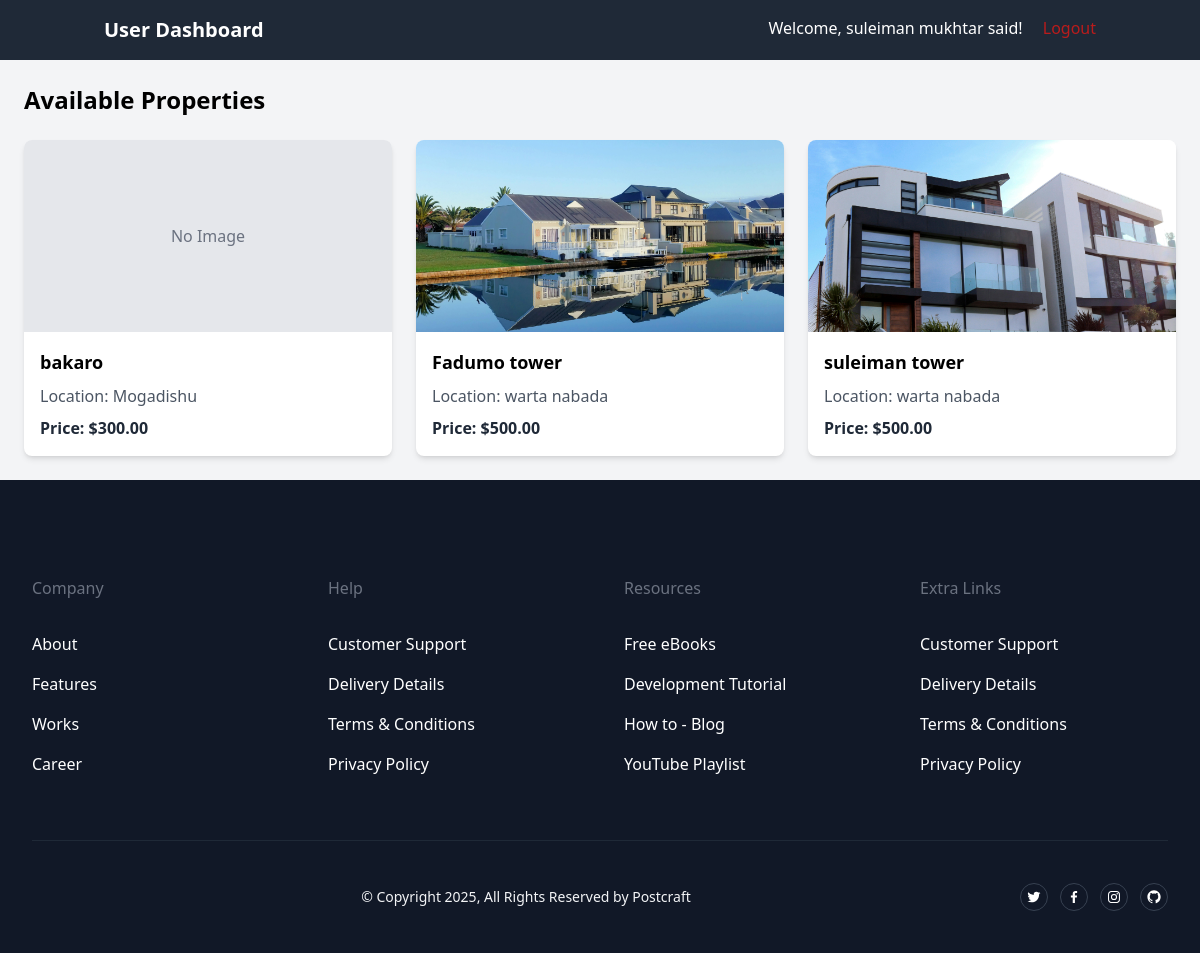
Page /users/index.php (signed in) on the committed database.
### tables this page shows
CREATE TABLE `properties` (
  `id` int(11) NOT NULL,
  `title` varchar(255) NOT NULL,
  `price` decimal(10,2) NOT NULL,
  `location` varchar(255) NOT NULL,
  `description` text NOT NULL,
  `image` varchar(255) DEFAULT NULL,
  `created_at` timestamp NOT NULL DEFAULT current_timestamp(),
  `type` enum('rent','sale') NOT NULL,
  `assigned_to` int(11) DEFAULT NULL
);

### Users/Index.php (the view, shortened to what this page needs)
<?php
include '../includes/db_connect.php';
$userName = isset($_SESSION['name']) ? htmlspecialchars($_SESSION['name']) : 'Guest';
$stmt = $pdo->query("SELECT * FROM properties WHERE assigned_to IS NULL");
$properties = $stmt->fetchAll();
?>
<!DOCTYPE html>
<html lang="en">
<head>
    <script src="https://cdn.tailwindcss.com"></script>
</head>
<body class="bg-gray-100 min-h-screen">
    <header class="bg-gray-800 text-white py-4">
        <div class="container mx-auto px-4 flex justify-between">
            <h1 class="text-xl font-bold">User Dashboard</h1>
            <div>
                Welcome, <?= $userName ?>!
                <a href="../auth/logout.php" class="text-red-700 hover:underline ml-4">Logout</a>
            </div>
        </div>
    </header>
    <main class="flex-1 p-6">
        <h2 class="text-2xl font-bold mb-6">Available Properties</h2>
        <div class="grid grid-cols-1 sm:grid-cols-2 lg:grid-cols-3 gap-6">
            <?php if (count($properties) > 0): ?>
                <?php foreach ($properties as $property): ?>
                    <div class="bg-white shadow-md rounded-lg overflow-hidden">
                        <?php if (!empty($property['image']) && file_exists("../uploads/" . $property['image'])): ?>
                            <a href="Property_Details.php?id=<?= $property['id'] ?>">
                                <img src="../uploads/<?= htmlspecialchars($property['image']) ?>" alt="Property Image" class="w-full h-48 object-cover">
                            </a>
                        <?php else: ?>
                            <div class="w-full h-48 bg-gray-200 flex items-center justify-center text-gray-500">
                                <a href="view_property.php?id=<?= $property['id'] ?>" class="text-gray-500">No Image</a>
                            </div>
                        <?php endif; ?>
                        <div class="p-4">
                            <h3 class="text-lg font-bold mb-2"><?= htmlspecialchars($property['title']) ?></h3>
                            <p class="text-gray-600 mb-2">Location: <?= htmlspecialchars($property['location']) ?></p>
                            <p class="text-gray-800 font-bold">Price: $<?= htmlspecialchars($property['price']) ?></p>
                        </div>
                    </div>
                <?php endforeach; ?>
            <?php else: ?>
                <p class="text-gray-600">No Available properties found.</p>
            <?php endif; ?>
        </div>
    </main>
    <footer>
        <section class="py-10 bg-gray-900 sm:pt-16 lg:pt-24">
            <div class="px-4 mx-auto sm:px-6 lg:px-8 max-w-7xl">
                <div class="grid grid-cols-2 gap-x-5 gap-y-12 md:grid-cols-4 md:gap-x-12">
                    <div>
                        <p class="text-base text-gray-500">Company</p>
                        <ul class="mt-8 space-y-4">
                            <li>
                                <a href="#" title="" class="text-base text-white transition-all duration-200 hover:text-opacity-80 focus:text-opacity-80"> About </a>
                            </li>
                            <li>
                                <a href="#houses" title="" class="text-base text-white transition-all duration-200 hover:text-opacity-80 focus:text-opacity-80"> Features </a>
                            </li>
                            <li>
                                <a href="#" title="" class="text-base text-white transition-all duration-200 hover:text-opacity-80 focus:text-opacity-80"> Works </a>
                            </li>
                            <li>
                                <a href="#" title="" class="text-base text-white transition-all duration-200 hover:text-opacity-80 focus:text-opacity-80"> Career </a>
                            </li>
                        </ul>
                    </div>
                    <div>
                        <p class="text-base text-gray-500">Help</p>
                        <ul class="mt-8 space-y-4">
                            <li>
                                <a href="#" title="" class="text-base text-white transition-all duration-200 hover:text-opacity-80 focus:text-opacity-80"> Customer Support </a>
                            </li>
                            <li>
                                <a href="#" title="" class="text-base text-white transition-all duration-200 hover:text-opacity-80 focus:text-opacity-80"> Delivery Details </a>
                            </li>
                            <li>
                                <a href="#" title="" class="text-base text-white transition-all duration-200 hover:text-opacity-80 focus:text-opacity-80"> Terms & Conditions </a>
                            </li>
                            <li>
                                <a href="#" title="" class="text-base text-white transition-all duration-200 hover:text-opacity-80 focus:text-opacity-80"> Privacy Policy </a>
                            </li>
                        </ul>
                    </div>
                    <div>
                        <p class="text-base text-gray-500">Resources</p>
                        <ul class="mt-8 space-y-4">
                            <li>
                                <a href="#" title="" class="text-base text-white transition-all duration-200 hover:text-opacity-80 focus:text-opacity-80"> Free eBooks </a>
                            </li>
                            <li>
                                <a href="#" title="" class="text-base text-white transition-all duration-200 hover:text-opacity-80 focus:text-opacity-80"> Development Tutorial </a>
                            </li>
                            <li>
                                <a href="#" title="" class="text-base text-white transition-all duration-200 hover:text-opacity-80 focus:text-opacity-80"> How to - Blog </a>
                            </li>
                            <li>
                                <a href="#" title="" class="text-base text-white transition-all duration-200 hover:text-opacity-80 focus:text-opacity-80"> YouTube Playlist </a>
                            </li>
                        </ul>
                    </div>
                    <div>
                        <p class="text-base text-gray-500">Extra Links</p>
                        <ul class="mt-8 space-y-4">
                            <li>
                                <a href="#" title="" class="text-base text-white transition-all duration-200 hover:text-opacity-80 focus:text-opacity-80"> Customer Support </a>
                            </li>
                            <li>
                                <a href="#" title="" class="text-base text-white transition-all duration-200 hover:text-opacity-80 focus:text-opacity-80"> Delivery Details </a>
                            </li>
                            <li>
                                <a href="#" title="" class="text-base text-white transition-all duration-200 hover:text-opacity-80 focus:text-opacity-80"> Terms & Conditions </a>
                            </li>
                            <li>
                                <a href="#" title="" class="text-base text-white transition-all duration-200 hover:text-opacity-80 focus:text-opacity-80"> Privacy Policy </a>
                            </li>
                        </ul>
                    </div>
                </div>
                <hr class="mt-16 mb-10 border-gray-800" />
                <div class="flex flex-wrap items-center justify-between">
                    <ul class="flex items-center space-x-3 md:order-3">
                        <li>
                            <a href="#" title="" class="flex items-center justify-center text-white transition-all duration-200 bg-transparent border border-gray-700 rounded-full w-7 h-7 focus:bg-blue-600 hover:bg-blue-600 hover:border-blue-600 focus:border-blue-600">
                            </a>
                        </li>
                        <li>
                            <a href="#" title="" class="flex items-center justify-center text-white transition-all duration-200 bg-transparent border border-gray-700 rounded-full w-7 h-7 focus:bg-blue-600 hover:bg-blue-600 hover:border-blue-600 focus:border-blue-600">
                                <svg class="w-4 h-4" xmlns="http://www.w3.org/2000/svg" viewBox="0 0 24 24" fill="currentColor">
                                    <path d="M13.397 20.997v-8.196h2.765l.411-3.209h-3.176V7.548c0-.926.258-1.56 1.587-1.56h1.684V3.127A22.336 22.336 0 0 0 14.201 3c-2.444 0-4.122 1.492-4.122 4.231v2.355H7.332v3.209h2.753v8.202h3.312z"></path>
                                </svg>
                            </a>
                        </li>
                        <li>
                            <a href="#" title="" class="flex items-center justify-center text-white transition-all duration-200 bg-transparent border border-gray-700 rounded-full w-7 h-7 focus:bg-blue-600 hover:bg-blue-600 hover:border-blue-600 focus:border-blue-600">
                            </a>
                        </li>
                        <li>
                            <a href="#" title="" class="flex items-center justify-center text-white transition-all duration-200 bg-transparent border border-gray-700 rounded-full w-7 h-7 focus:bg-blue-600 hover:bg-blue-600 hover:border-blue-600 focus:border-blue-600">
                            </a>
                        </li>
                    </ul>
                    <p class="w-full mt-8 text-sm text-center text-gray-100 md:mt-0 md:w-auto md:order-2">© Copyright 2025, All Rights Reserved by Postcraft</p>
                </div>
            </div>
        </section>
    </footer>
</body>
</html>

### rows in the picture
properties: title "bakaro", location "Mogadishu", price "300.00"
properties: image (picture), title "Fadumo tower", location "warta nabada", price "500.00"
properties: image (picture), title "suleiman tower", location "warta nabada", price "500.00"

### other values in the picture
$userName "suleiman mukhtar said"
